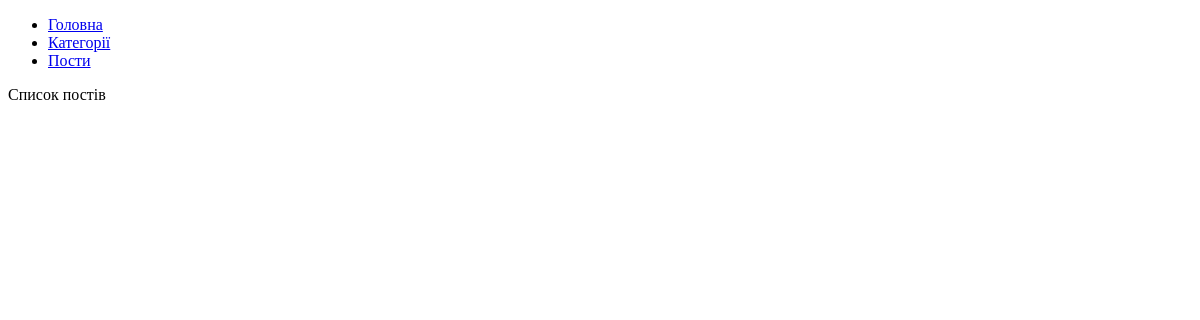
/categories/3, run on an earlier commit of the app's database.
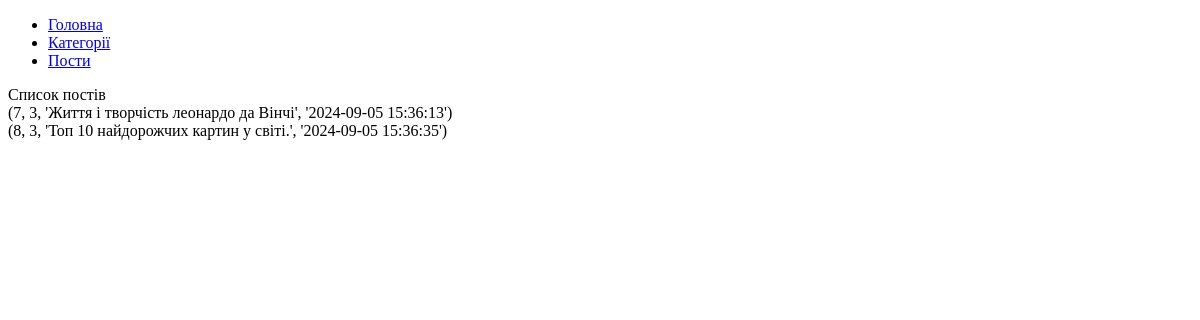
And on a later commit of the database.
### tables this page shows
CREATE TABLE post(
	post_id INTEGER PRIMARY KEY AUTOINCREMENT,
	category_id INTEGER, 
	text TEXT,
	datetime TEXT NOT NULL DEFAULT CURRENT_TIMESTAMP,
	
	FOREIGN KEY (category_id) REFERENCES category(category_id)
);

### main.py (the view)
@app.route("/categories/<id>")
def posts_by_category(id):
    return render_template("post_list.html",
                           post_list=db.getPostsByCategory(id))

### db.py (called while the page is built)
def open():
    global conn, cursor
    conn = sqlite3.connect(db_name)
    cursor = conn.cursor()

def close():
    cursor.close()
    conn.close()

def getPostsByCategory(category_id):
    open()
    cursor.execute("SELECT * FROM post WHERE category_id = ?;",
                    [category_id])
    res = cursor.fetchall()
    close()
    return res

### templates/post_list.html
{% extends 'base.html' %}
{% block content %}
    Список постів
    {% for p in post_list %}
        <div>
            {{p}}
        </div>
    {% endfor %}
{% endblock %}

What changed in the data, as far as the page shows it:
added post: p "(7, 3, 'Життя і творчість леонардо да Вінчі', '2024-09-05 15:36:13')"
added post: p "(8, 3, 'Топ 10 найдорожчих картин у світі.', '2024-09-05 15:36:35')"
